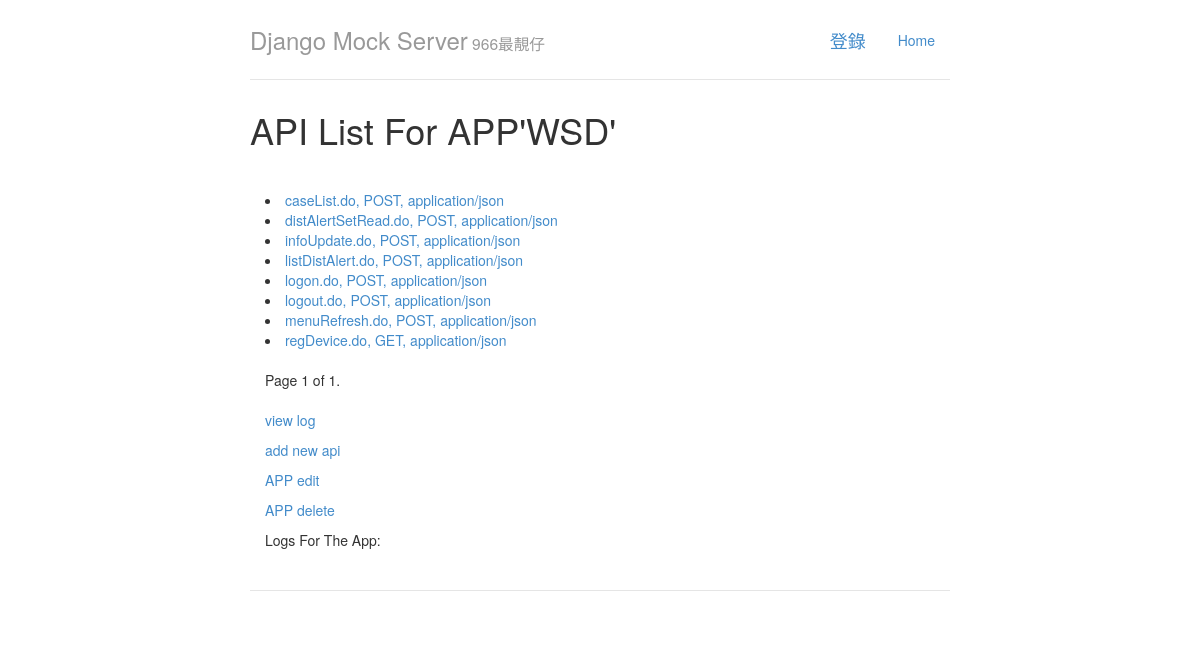
Page /app/1/ on the earlier database version.
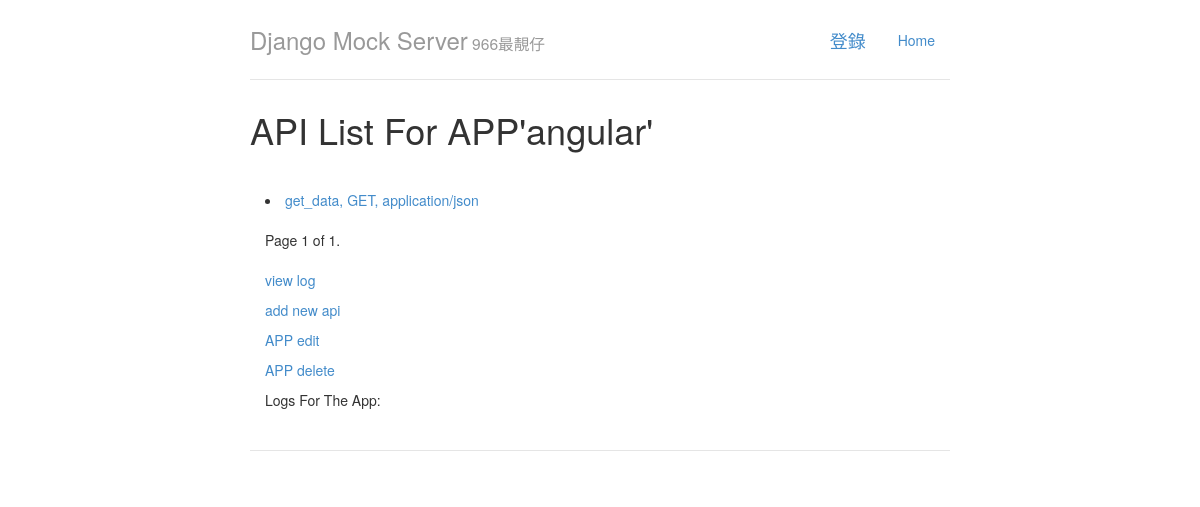
Same page on the later database version.
### apitest/models.py (models this page shows, shortened)
class MyApp(models.Model):
    name = models.CharField(max_length=50, unique=True)
    owner = models.ForeignKey(User)

class MyApi(models.Model):
    name = models.CharField(max_length=100)
    app_name = models.ForeignKey(MyApp)
    url_path = models.CharField(max_length=100)
    methods = (
              ('GET', 'GET'),
              ('HEAD', "HEAD"),
              ('POST', 'POST'),
              ('DELETE', 'DELETE'),
              ('PATCH', "PATCH"),
              ('PUT', 'PUT'),
              ('OPTIONS', 'OPTIONS'),
               )
    method = models.CharField(max_length=20, choices=methods, default='GET', blank=True, null=True)
    category = models.CharField(max_length=50, null=True, blank=True)
    status_code = models.CharField(default='200', max_length=5)
    formats = (
              ('application/xml', 'xml'),
              ('md', 'md'),
              ('application/json', 'json'),
              ('text/html', 'html'),
              ('application/atom+xml', 'atom'),
              ('txt', 'txt'),
              ('text/csv', 'csv'),
              ('application/rss+xml', 'rss'),
              )
    response_format = models.CharField(max_length=20, choices=formats, default='application/json', blank=True, null=True)
    response_body = models.TextField()
    response_headers = models.TextField(null=True, blank=True)
    description = models.TextField(null=True, blank=True)
    owner = models.ForeignKey(User)

### apitest/views.py (the view)
# urls.py: url(r'^app/(?P<app_id>\d+)/$', list_by_app, name='apilist'),
def list_by_app(request, app_id):
    item = get_object_or_404(MyApp, pk=app_id)
    list1 = MyApi.objects.filter(app_name=item)
    paginator = Paginator(list1, 25)
    page = request.GET.get('page')
    try:
        items = paginator.page(page)
    except PageNotAnInteger:
        items = paginator.page(1)
    except EmptyPage:
        items = paginator.page(paginator.num_pages)
    return render(request, 'apitest/apilist.html', {'items': items, 'item':item})

### templates/apitest/apilist.html (shortened to what this page needs)
{% extends "base.html" %}
{% block title %}API List For APP'{{ item.name }}'{% endblock %}
{% block content %}
{% for item in items %}
    <li><a href="/api/{{ item.id }}/">{{ item.name }}, {{ item.method }}, {{ item.response_format }}</a></li>
{% endfor %}
{% include 'pagination.html' %}
<p><a href="/logs/{{ item.id }}/">view log</a></p>
<p><a href="/{{ item.name }}/new_api">add new api</a></p>
<p><a href="/app/{{ item.id }}/update">APP edit</a></p>
<p><a href="/app/{{ item.id }}/delete">APP delete</a></p>
Logs For The App:
{% endblock %}

### templates/base.html (shortened to what this page needs)
<!DOCTYPE html>
<html class="no-js">
    <head>
        <link rel="stylesheet" href="{{STATIC_URL}}styles/dfc57042.vendor.css">
        <link rel="stylesheet" href="{{STATIC_URL}}styles/a5896f90.main.css">
    <body >
        <div class="container" >
            <div class="header">
                <ul class="nav nav-pills pull-right">
                	{% if user.is_authenticated %}
					<li>
						<a href="#" class="navbar-brand">Welcome,{{ user.username }}！</a>
					</li>
					<li>
						<a href="{% url 'logout' %}">Logout</a>
					</li>
		          	{% else %}
					<li>
						<a href="{% url 'login' %}" class="navbar-brand">登錄</a>
					{% endif %}
                    </li>
                    <li><a href="{% url 'applist' %}">Home</a></li>
                </ul>
                <h3 class="text-muted">Django Mock Server<small> 966最靚仔</small></h3>
            </div>
            <div>
                <h1>{% block title %}{% endblock %}</h1>
            </div>
            <div class="row marketing">
                <div class="col-xs-12">
                    {% block content %}{% endblock %}
                </div>
            </div>
            <div class="footer">
            </div>
        </div>

### templates/pagination.html (shortened to what this page needs)
<div class="pagination">
    <span class="step-links">
        <span class="current">
            Page {{ items.number }} of {{ items.paginator.num_pages }}.
        </span>
    </span>
</div>

### static/styles/a5896f90.main.css (style rules this page uses)
body { padding-top:20px;padding-bottom:20px }
.footer,.header,.marketing { padding-left:15px;padding-right:15px }
.header { border-bottom:1px solid #e5e5e5 }
.header h3 { margin-top:0;margin-bottom:0;line-height:40px;padding-bottom:19px }
.footer { padding-top:19px;color:#777;border-top:1px solid #e5e5e5 }
.marketing { margin:40px 0 }
@media screen and (min-width:768px) { .container { max-width:730px } }
@media screen and (min-width:768px) { .footer,.header,.marketing { padding-left:0;padding-right:0 } }
@media screen and (min-width:768px) { .header { margin-bottom:30px } }

Differences in the rows shown:
removed MyApi: name "distAlertSetRead.do", method "POST", response_format "application/json"
removed MyApi: name "infoUpdate.do", method "POST", response_format "application/json"
removed MyApi: name "listDistAlert.do", method "POST", response_format "application/json"
removed MyApi: name "logon.do", method "POST", response_format "application/json"
removed MyApi: name "logout.do", method "POST", response_format "application/json"
removed MyApi: name "menuRefresh.do", method "POST", response_format "application/json"
removed MyApi: name "regDevice.do", method "GET", response_format "application/json"
changed MyApp: name "WSD" → "angular"
changed MyApi "application/json": name "caseList.do" → "get_data"; method "POST" → "GET"
